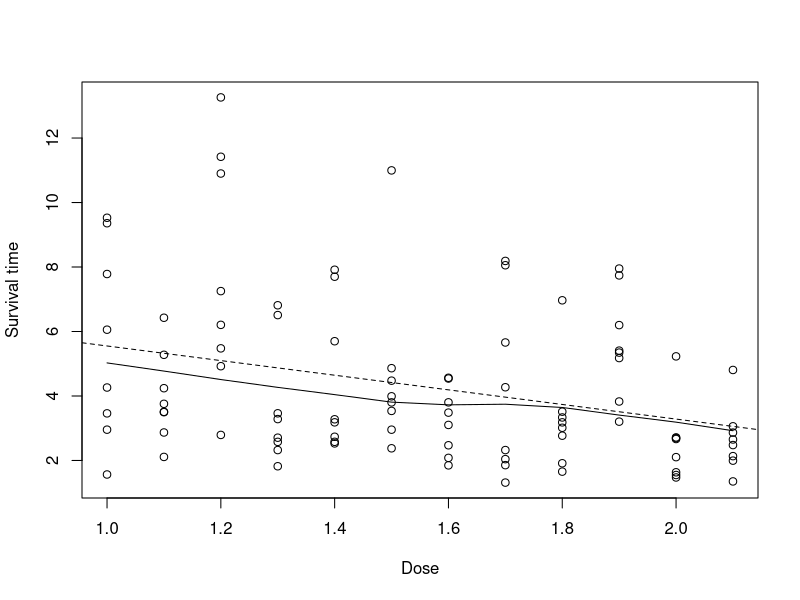
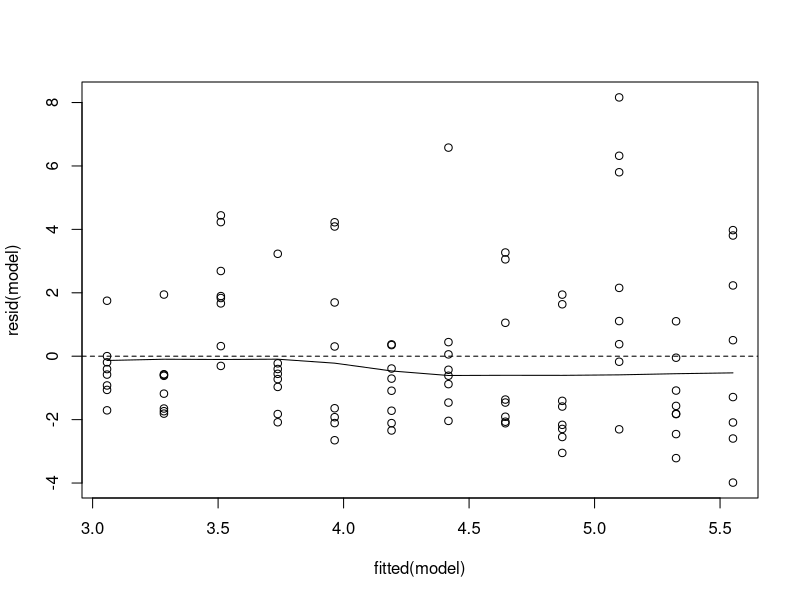
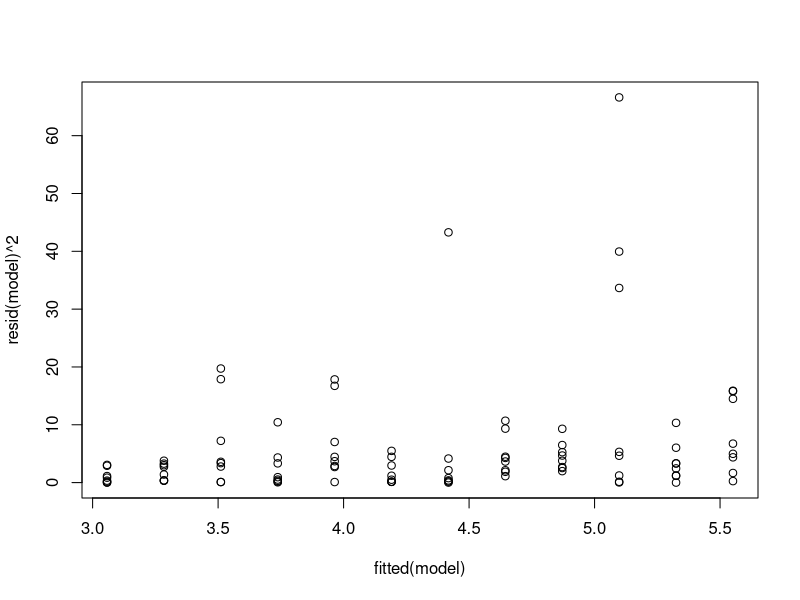
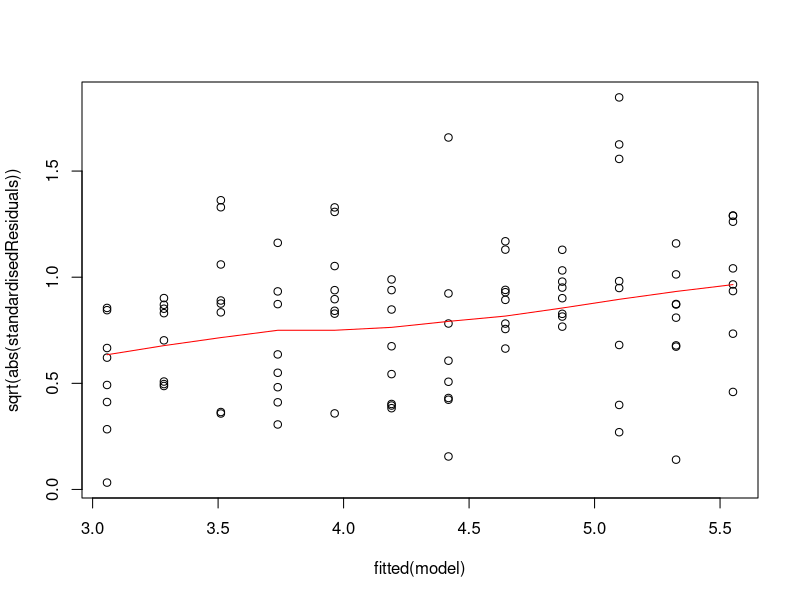
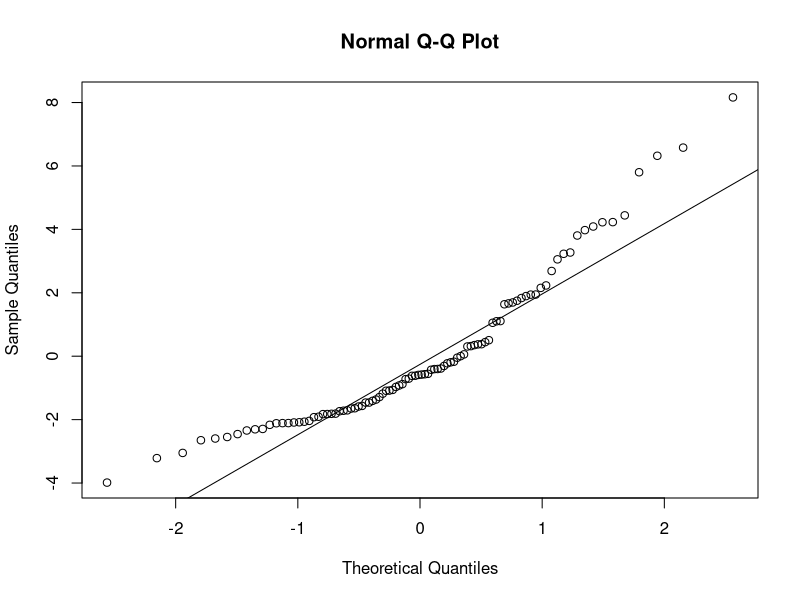
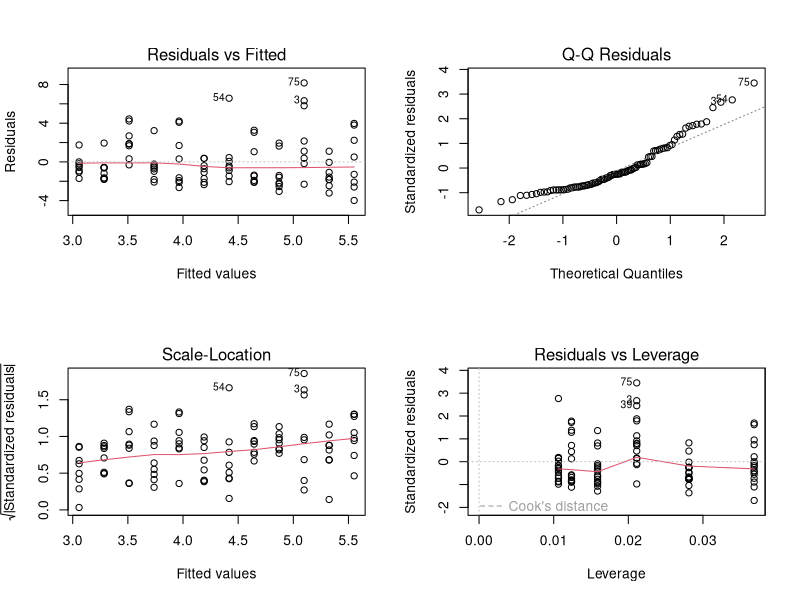

These charts were generated, in order, by the following R code:
## ---- chunk 1
poison <- read.csv("poison.dat", sep = "")
## ---- chunk 2
plot(x = poison$dose, y = poison$minsurv, xlab = "Dose", ylab = "Survival time")

# Fit a curve through the points cloud (solid line)
lines(lowess(poison$dose, poison$minsurv), lty = 1)  # lty = 1 draws a solid line

# Fit a line through the point cloud using least squares method (dotted line)
abline(lsfit(poison$dose, poison$minsurv), lty = 2) # lty = 2 draws a dotted line, If this option is not specified, a solid line is drawn
## ---- chunk 3
# Fit a linear regression model using 'minsurv' as dependent and 'dose' as dependent variable

# To obtain only the estimated coefficients of the linear regression model, use the command
model <- lm(minsurv ~ dose, data = poison) 
# If, next to that, you would also like to know (among others) the standard errors and p-values of these estimates, use the command
summary(model)
## ---- chunk 4
# Scatter plot of fitted values versus residuals.
plot(fitted(model), resid(model))

# Horizontal line through 0. The residuals should be distributed normally across this line.
abline(h = 0, lty = 2) 

# The best fitting line. This line should approximate reasonably well the horizontal line drawb previously.
lines(lowess(fitted(model), resid(model)))
## ---- chunk 5
# b. Homoscedasticity: doubtful...
plot(fitted(model), resid(model)^2)
## ---- chunk 6
standardisedResiduals = resid(model)/summary(model)$sigma
plot(x = fitted(model), y = sqrt(abs(standardisedResiduals)))
lines(lowess(x = fitted(model), y = sqrt(abs(standardisedResiduals))), col = "red")
## ---- chunk 7
# c. Normally distributed residuals: 
qqnorm(resid(model))
qqline(resid(model)) # long tail on right + short tail on left. Not really OK
## ---- chunk 8
# Checking multiple assumptions simultaneously for a model:
par(mfrow = c(2,2))
plot(model)
## ---- chunk 9
logModel <- lm(log(minsurv) ~ dose, data = poison)
confint(logModel) # 95% CI
summary(logModel) # p-value for tests vs 0
## ---- chunk 10
anova(logModel)
## ---- chunk 11

new_data <- data.frame(dose = c(2))
# Prediction on the log scale: predict mean(log(y))
predict(logModel, new_data, interval = "c") # interval = "c" indicates we want to obtain confidence intervals

# Geometric mean: exp(mean(log(y)))
exp(predict(logModel, new_data, interval = "c")) 
## ---- chunk 12
summary(logModel)
## ---- chunk 13
logModel2 <- lm(log(minsurv) ~ dose + I(dose^2), data = poison)
summary(logModel2)
## ---- chunk 14
anova(logModel2)
